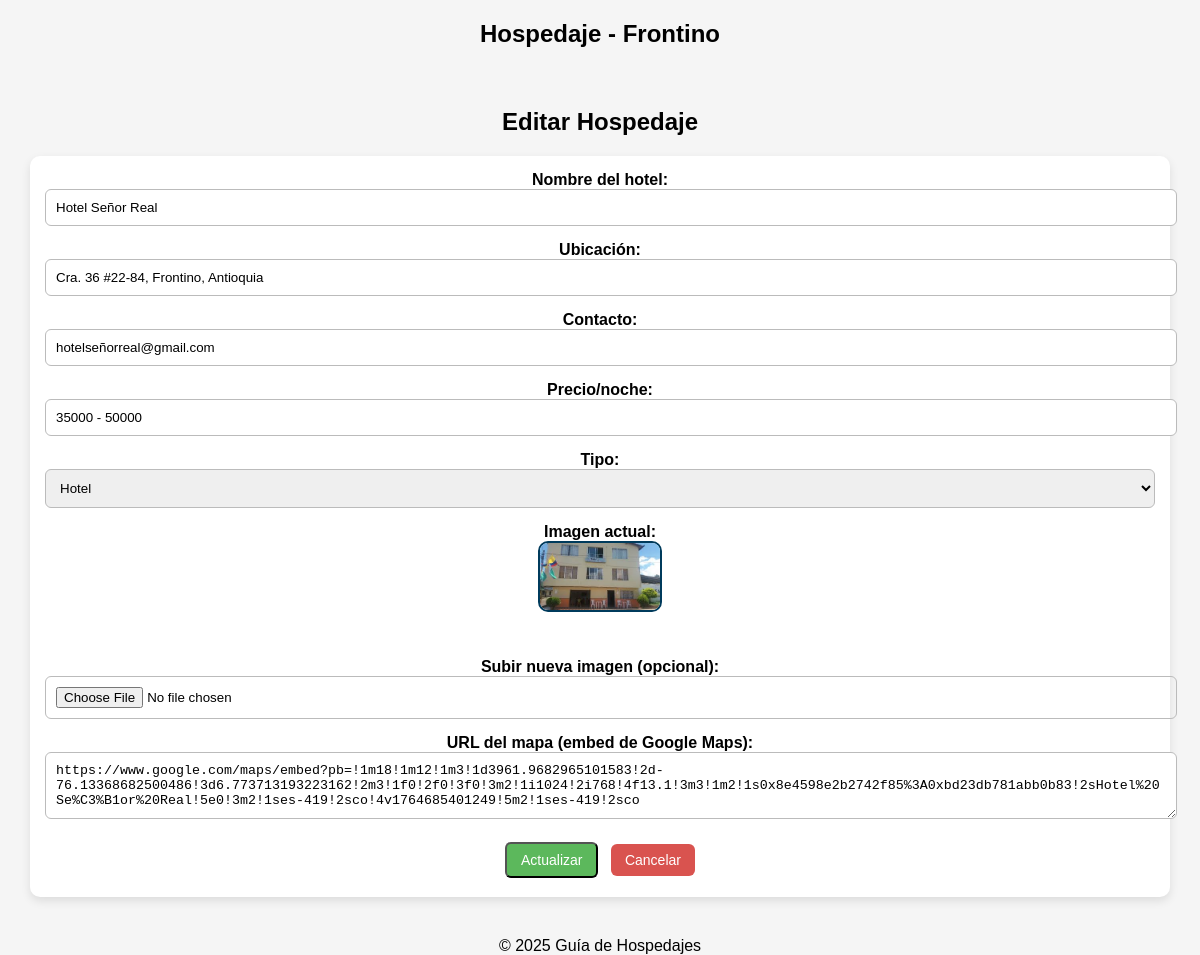
The app's page /editar/11 (signed in) with its own data.
### tables this page shows
CREATE TABLE hospedajes (
                        id INTEGER PRIMARY KEY AUTOINCREMENT,
                        nombre_hotel TEXT,
                        ubicacion TEXT,
                        contacto TEXT,
                        precio TEXT,
                        tipo TEXT,
                        imagen TEXT,
                        mapa TEXT
                    );

### app.py (the view, shortened to what this page needs)
@app.route("/editar/<int:id>", methods=["GET", "POST"])
def editar(id):
    if "admin" not in session:
        return redirect(url_for("login"))
    db = get_db()
    hospedaje = db.execute("SELECT * FROM hospedajes WHERE id = ?", (id,)).fetchone()
    if not hospedaje:
        return "Hospedaje no encontrado", 404
    return render_template("editar.html", h=hospedaje)

### app.py (called while the page is built)
def get_db():
    db = getattr(g, '_database', None)
    if db is None:
        db = g._database = sqlite3.connect(DATABASE)
        db.row_factory = sqlite3.Row  # Permite acceder a columnas por nombre
    return db

@app.teardown_appcontext
def close_connection(exception):
    db = getattr(g, '_database', None)
    if db is not None:
        db.close()

### templates/editar.html (shortened to what this page needs)
{% extends "base.html" %}
{% block content %}
<h2>Editar Hospedaje</h2>
<div class="card">
<form method="POST" enctype="multipart/form-data">
    <label>Nombre del hotel:</label>
    <input type="text" name="nombre" value="{{ h.nombre_hotel }}" required>
    <label>Ubicación:</label>
    <input type="text" name="ubicacion" value="{{ h.ubicacion }}" required>
    <label>Contacto:</label>
    <input type="text" name="contacto" value="{{ h.contacto }}" required>
    <label>Precio/noche:</label>
    <input type="text" name="precio" value="{{ h.precio }}" required>
    <label>Tipo:</label>
    <select name="tipo" required>
        <option value="Hotel" {% if h.tipo == "Hotel" %}selected{% endif %}>Hotel</option>
    </select>
    <label>Imagen actual:</label><br>
    {% if h.imagen %}
        <img src="/static/uploads/{{ h.imagen }}" width="200" style="border-radius:10px;border:2px solid #003b5c;">
    {% endif %}
    <br><br>
    <label>Subir nueva imagen (opcional):</label>
    <input type="file" name="imagen" accept="image/*">
    <label>URL del mapa (embed de Google Maps):</label>
    <textarea name="mapa" rows="3">{{ h.mapa }}</textarea>
    <button class="btn btn-success">Actualizar</button>
    <a href="/panel" class="btn btn-danger">Cancelar</a>
</form>
</div>
{% endblock %}

### static/style.css (style rules this page uses)
body { margin: 0; padding: 0; font-family: Arial, Helvetica, sans-serif; background: #f5f5f5; text-align: center; }
.btn { padding: 8px 14px; border-radius: 6px; text-decoration: none; color: white; font-size: 14px; margin: 4px; display: inline-block; }
.btn-danger { background: #d9534f; }
.btn-success { background: #5cb85c; }
form input, form textarea, form select { width: 100%; padding: 10px; margin-bottom: 15px; border-radius: 6px; border: 1px solid #bbb; }
form label { font-weight: bold; }
.card { background: white; border-radius: 10px; padding: 15px; margin-bottom: 20px; box-shadow: 0 4px 10px rgba(0,0,0,0.1); text-align: center; }
.card img { display: block; margin: 0 auto; width: 120px; border-radius: 10px; margin-bottom: 10px; }

### records on screen
hospedajes: nombre "Hotel Señor Real", ubicacion "Cra. 36 #22-84, Frontino, Antioquia", contacto "hotelseñorreal@gmail.com", precio "35000 - 50000", tipo "Hotel", imagen (picture), mapa "https://www.google.com/maps/embed?pb=!1m18!1m12!1m3!1d3961.9682965101583!2d-76.13368682500486!3d6.773713193223162!2m3!1f0!2f0!3f0!3m2!1i1024!2i768!4f13.1!3m3!1m2!1s0x8e4598e2b2742f85%3A0xbd23db781abb0b83!2sHotel%20Se%C3%B1or%20Real!5e0!3m2!1ses-419!2sco!4v1764685401249!5m2!1ses-419!2sco"

### other values on screen
{{ 2025 }} "2025"
